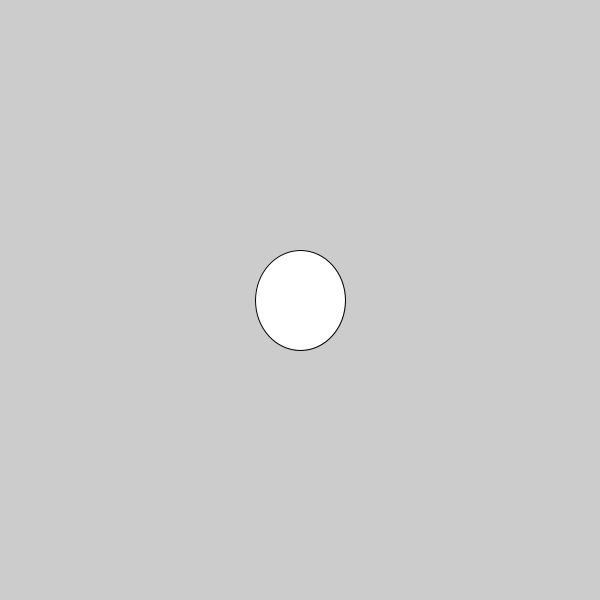
Frame 1 (no input)
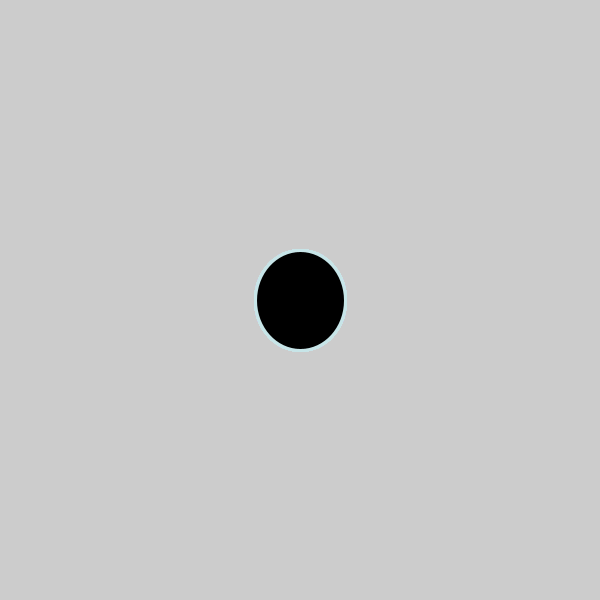
Frame 60 (the mouse pressed at the canvas centre just before this capture)
Frame 120 (the mouse held since frame 60 and released just before this capture): identical to frame 60, image omitted

The Processing sketch that drew these frames (run headless with seeded random() and noise(); from frame 60 on, the mouse is pressed at the canvas centre):

// Processing sketch: Logical_Dot
// ── Logical_Dot.pde
int fillcolor; 
void setup() {
  
size(600,600);
  fillcolor = 0; 

}

void draw() {
  ellipse(300,300,90,100);
  strokeWeight(3);
  stroke(#C7E5E8);
fill(fillcolor); 

  

}
 
void mouseReleased(){
  if(fillcolor == 0){
    fillcolor = 255;
  } else {
    fillcolor = 0;
  }
}
  
  
